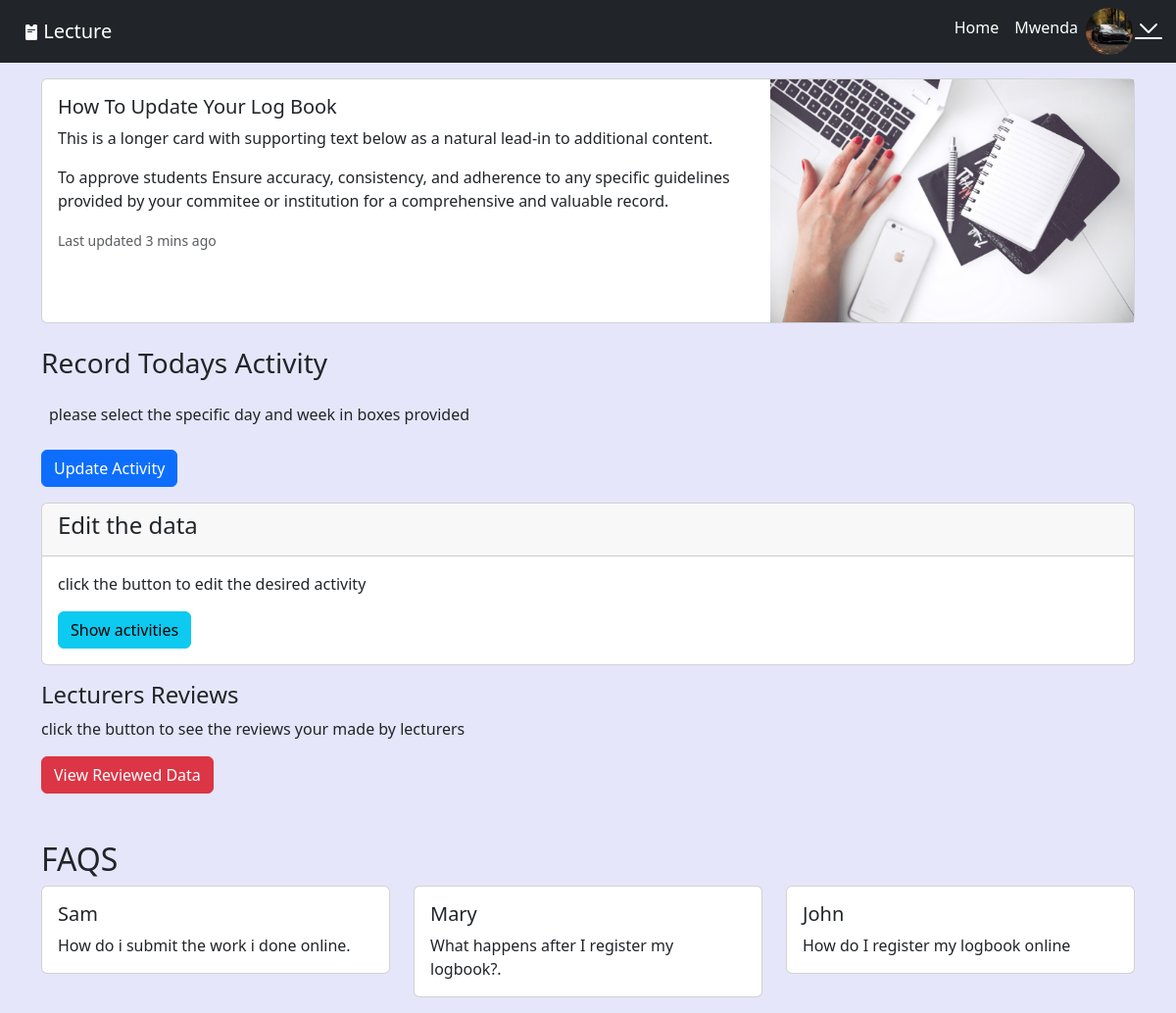
/lecturer/lec (signed in), run on the app's committed database.
### lecturer/models.py (models this page shows, shortened)
class Lecturer(models.Model):
    fullname = models.CharField(max_length=50)
    regno = models.CharField(max_length=30)
    email = models.EmailField(max_length=100)
    img = models.ImageField(upload_to='lecturers')
    password = models.CharField(max_length=255, null=False)

### lecturer/views.py (the view)
# urls.py: path("lec", views.lecturer_home, name='lhome'),
def lecturer_home(request):
    lec_id = request.session.get('lec_id', None)
    lec = get_object_or_404(Lecturer, id=lec_id)
    context ={
        'lec_id': lec_id,
        'lec':lec,
    }
    return render(request, 'lec_index.html', context)

### lecturer/templates/lec_index.html (shortened to what this page needs)
{% extends 'base.html' %}
{% load static %}
    {% block content %}
    {% if lec_id %}
    <div class="container-fluid " id="container-fluid">
        <nav class="navbar navbar-expand-lg navbar-dark bg-dark">
            <div class="container-fluid  justify-content-between">
                <div class="container">
                   <i class="bi bi-pass-fill" class="text-light"></i>
                    <a class="navbar-brand" href="#">Lecture</a>
                </div>
                <div class="collapse navbar-collapse" id="navbarSupportedContent">
                    <ul class="navbar-nav me-auto mb-2 mb-lg-0">
                        <li class="nav-item">
                            <a class="nav-link active" aria-current="page" href="#">Home</a>
                        </li>
                        <li class="image d-flex">
                            <p class="text-white m-2">{{lec.fullname}}</p>
                            {% if lec %}
                            <img src="{{ lec.img.url }}" id="profile-img" >
                            <i class="bi bi-chevron-bar-down text-white" id="profile"></i>
                            {% else %}
                            <img src="{% static 'images/workspace.jpg' %}" id="profile-img">
                            {% endif %}
                        </li>
                    </ul>
                </div>
            </div>
        </nav>
    </div>
    <div class="container cont">
        <div class="card">
            <div class="row g-0">
                <div class="col-md-8">
                    <div class="card-body">
                        <h5 class="card-title">How To Update Your Log Book</h5>
                        <p class="card-text">This is a longer card with supporting text below as a natural lead-in to additional content.</p>
                        <p>To approve students  Ensure accuracy, consistency, and adherence to any specific guidelines provided by your commitee or institution for a comprehensive and valuable record.</p>
                        <p class="card-text"><small class="text-muted">Last updated 3 mins ago</small></p>
                    </div>
                </div>
                <div class="col-md-4">
                    <img src="{% static 'images/workspace.jpg' %}" alt="Image" class="img-fluid">
                </div>
            </div>
        </div>
    </div>
    <div class="container mt-3">
        <div class="row ">
                <h3 class="mt-2 mb-3">
                    Record Todays Activity
                </h3>
                <p class="m-2 b">please select the specific day and week in boxes provided</p>
                <div class="mt-3">
                    <a  href=""  class="btn btn-primary">Update Activity</a>
                </div>
        </div>
    </div>
    <div class="container mt-3" id="reviews">
        <div class="card">
            <div class="card-header">
                <h4>Edit the data</h4>
            </div>
            <div class="card-body">
                <p class="card-text">click the button to edit the desired activity</p>
                <a href="" class="btn btn-info text-decoration-none">Show activities</a>
            </div>
            </div>
        </div>
    <div class="container mt-3" id="reviews">
        <h4>Lecturers Reviews</h4>
        <div class="image">
        <p class="card-text">click the button to see the reviews your made by lecturers</p>
        <a href="" class="btn btn-danger">View Reviewed Data</a>
        </div>
    </div>
    <div class="container mt-5" id="FAQS">
        <div class="row">
            <h2>FAQS</h2>
            <div class="col-md-4">
                <div class="card mb-3">
                    <div class="card-body">
                        <h5 class="card-title">Sam</h5>
                        <p class="card-text">How do i submit the work i done online.</p>
                    </div>
                </div>
            </div>
            <div class="col-md-4">
                <div class="card mb-3">
                    <div class="card-body">
                        <h5 class="card-title">Mary</h5>
                        <p class="card-text">What happens after I register my logbook?.</p>
                    </div>
                </div>
            </div>
            <div class="col-md-4">
                <div class="card mb-3">
                    <div class="card-body">
                        <h5 class="card-title">John</h5>
                        <p class="card-text">How do I register my logbook online </p>
                    </div>
                </div>
            </div>
        </div>
    </div>
    {% else %}
    <h1 class="text-white bg-dark">Yo are not logged in</h1>
    {% endif %}
    {% endblock %}

### static/css/style.css (style rules this page uses)
body { background: lavender; }
#container-fluid { width: 100%; padding: 0; margin: 0; position: fixed; top:0; z-index: 100; }
.cont { margin-top: 5rem; }
i { color: white; }
#profile-img { width: 3rem; height: 3rem; border-radius: 50%; }
#profile { font-size: 2rem; }

### data on the page
Lecturer: fullname "Mwenda", img (picture)
